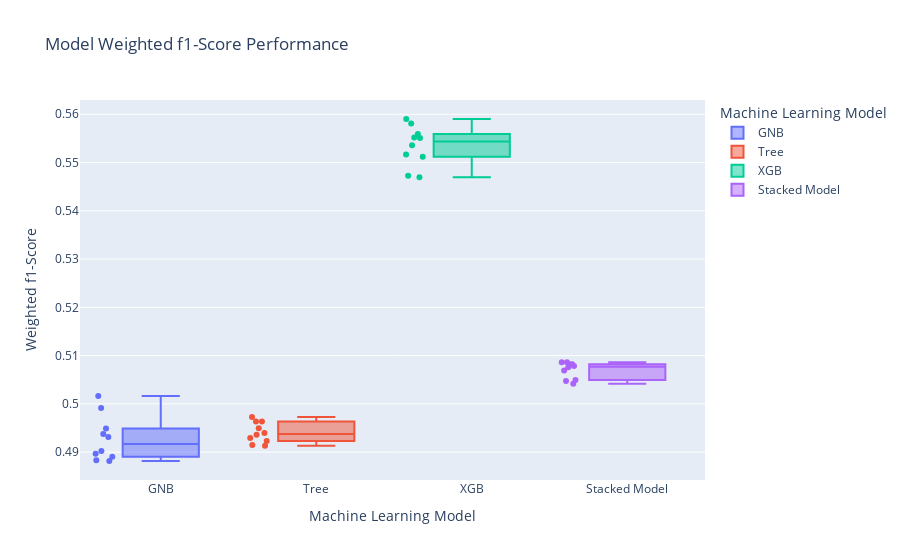

Notebook source saved alongside this figure:
### Markdown cell above
## Visualize Train Set Weighted f1-Scores

### Code cell
fig = px.box(classifmod1, x="Model", y="Weighted_F1", color="Model", points='all',
             labels={"Model": "Machine Learning Model",
                     "Weighted_F1": "Weighted f1-Score"},
             title="Model Weighted f1-Score Performance")
fig.show()
fig.write_html("products/plots/stacked_train_weighted_f1.html")

### Figure 1 — Plotly figure (JSON) as saved in the notebook; plotly's stock layout.template omitted (floating-point values rounded to 4 significant figures)
{"data": [{"alignmentgroup": "True", "boxpoints": "all", "hovertemplate": "Machine Learning Model=%{x}<br>Weighted f1-Score=%{y}<extra></extra>", "legendgroup": "GNB", "marker": {"color": "#636efa"}, "name": "GNB", "notched": false, "offsetgroup": "GNB", "orientation": "v", "showlegend": true, "type": "box", "x": ["GNB", "GNB", "GNB", "GNB", "GNB", "GNB", "GNB", "GNB", "GNB", "GNB"], "x0": " ", "xaxis": "x", "y": [0.4902, 0.4882, 0.5016, 0.4891, 0.4937, 0.4931, 0.4949, 0.4992, 0.4883, 0.4897], "y0": " ", "yaxis": "y"}, {"alignmentgroup": "True", "boxpoints": "all", "hovertemplate": "Machine Learning Model=%{x}<br>Weighted f1-Score=%{y}<extra></extra>", "legendgroup": "Tree", "marker": {"color": "#EF553B"}, "name": "Tree", "notched": false, "offsetgroup": "Tree", "orientation": "v", "showlegend": true, "type": "box", "x": ["Tree", "Tree", "Tree", "Tree", "Tree", "Tree", "Tree", "Tree", "Tree", "Tree"], "x0": " ", "xaxis": "x", "y": [0.494, 0.4913, 0.4964, 0.4936, 0.4973, 0.4915, 0.4963, 0.4923, 0.495, 0.4929], "y0": " ", "yaxis": "y"}, {"alignmentgroup": "True", "boxpoints": "all", "hovertemplate": "Machine Learning Model=%{x}<br>Weighted f1-Score=%{y}<extra></extra>", "legendgroup": "XGB", "marker": {"color": "#00cc96"}, "name": "XGB", "notched": false, "offsetgroup": "XGB", "orientation": "v", "showlegend": true, "type": "box", "x": ["XGB", "XGB", "XGB", "XGB", "XGB", "XGB", "XGB", "XGB", "XGB", "XGB"], "x0": " ", "xaxis": "x", "y": [0.5559, 0.5536, 0.5512, 0.5551, 0.5517, 0.559, 0.5581, 0.5473, 0.5552, 0.547], "y0": " ", "yaxis": "y"}, {"alignmentgroup": "True", "boxpoints": "all", "hovertemplate": "Machine Learning Model=%{x}<br>Weighted f1-Score=%{y}<extra></extra>", "legendgroup": "Stacked Model", "marker": {"color": "#ab63fa"}, "name": "Stacked Model", "notched": false, "offsetgroup": "Stacked Model", "orientation": "v", "showlegend": true, "type": "box", "x": ["Stacked Model", "Stacked Model", "Stacked Model", "Stacked Model", "Stacked Model", "Stacked Model", "Stacked Model", "Stacked Model", "Stacked Model", "Stacked Model"], "x0": " ", "xaxis": "x", "y": [0.5078, 0.5049, 0.5069, 0.5082, 0.5082, 0.5047, 0.5086, 0.5076, 0.5086, 0.5042], "y0": " ", "yaxis": "y"}], "layout": {"boxmode": "overlay", "legend": {"title": {"text": "Machine Learning Model"}, "tracegroupgap": 0}, "title": {"text": "Model Weighted f1-Score Performance"}, "xaxis": {"anchor": "y", "categoryarray": ["GNB", "Tree", "XGB", "Stacked Model"], "categoryorder": "array", "domain": [0, 1], "title": {"text": "Machine Learning Model"}}, "yaxis": {"anchor": "x", "domain": [0, 1], "title": {"text": "Weighted f1-Score"}}}}
